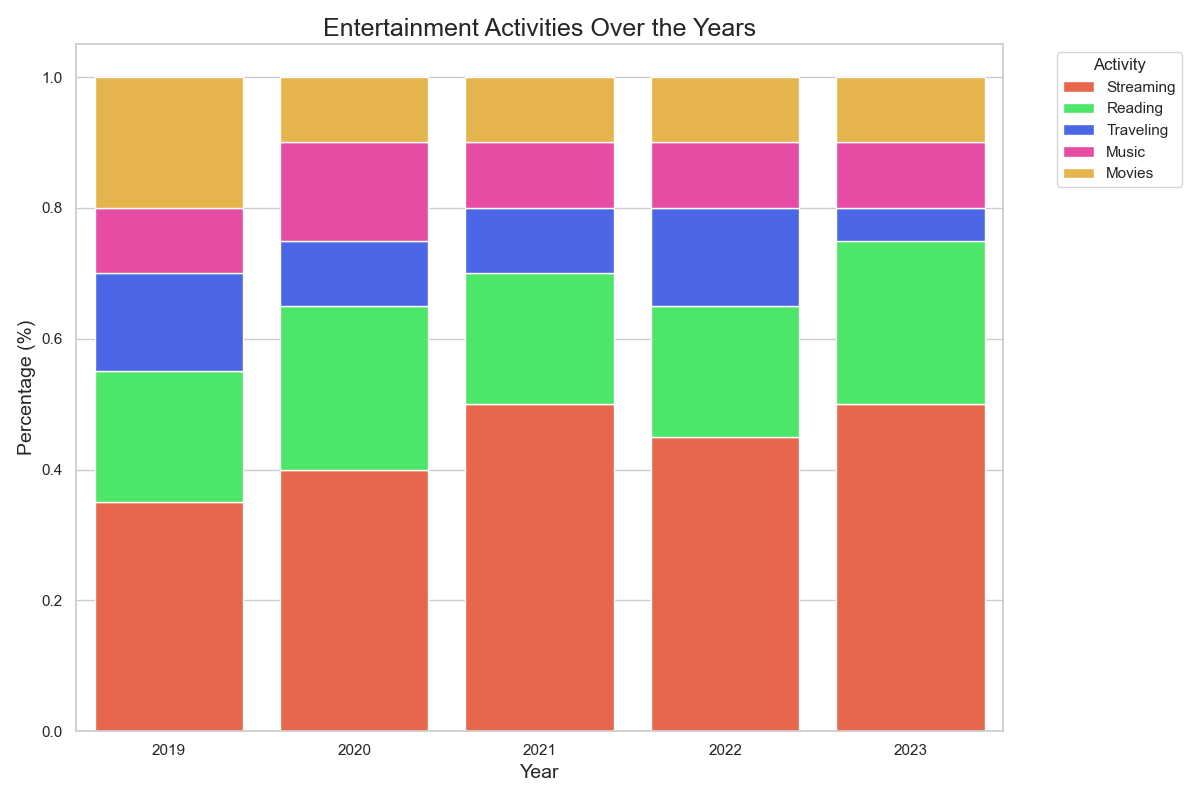

Generate this figure with Python:

import seaborn as sns
import matplotlib.pyplot as plt
import pandas as pd

# Provided data
data = [
    {'Year': 2019, 'Streaming': '35%', 'Reading': '20%', 'Traveling': '15%', 'Music': '10%', 'Movies': '20%'},
    {'Year': 2020, 'Streaming': '40%', 'Reading': '25%', 'Traveling': '10%', 'Music': '15%', 'Movies': '10%'},
    {'Year': 2021, 'Streaming': '50%', 'Reading': '20%', 'Traveling': '10%', 'Music': '10%', 'Movies': '10%'},
    {'Year': 2022, 'Streaming': '45%', 'Reading': '20%', 'Traveling': '15%', 'Music': '10%', 'Movies': '10%'},
    {'Year': 2023, 'Streaming': '50%', 'Reading': '25%', 'Traveling': '5%', 'Music': '10%', 'Movies': '10%'}
]

# Convert the data into a pandas DataFrame
df = pd.DataFrame(data)

# Convert percentage strings to numbers
for col in df.columns[1:]:
    df[col] = df[col].str.rstrip('%').astype('float') / 100

# Reshape the DataFrame from wide to long format
df_long = df.melt(id_vars='Year', var_name='Activity', value_name='Percentage')

# Calculate the bottom position for each bar segment
df_long['Bottom'] = df_long.groupby('Year')['Percentage'].cumsum() - df_long['Percentage']

# Begin plotting
plt.figure(figsize=(12, 8))

# Create a color palette
colors = ['#FF5733', '#33FF57', '#3357FF', '#FF33A6', '#FFBD33']

# Plot each activity
for i, activity in enumerate(df.columns[1:]):
    sns.barplot(
        data=df_long[df_long['Activity'] == activity],
        x='Year',
        y='Percentage',
        color=colors[i],
        label=activity,
        bottom=df_long[df_long['Activity'] == activity]['Bottom'],
        width=0.8
    )

# Additional plot formatting
plt.title('Entertainment Activities Over the Years', fontsize=18)
plt.ylabel('Percentage (%)', fontsize=14)
plt.xlabel('Year', fontsize=14)

# Move the legend outside the plot
plt.legend(title='Activity', bbox_to_anchor=(1.05, 1), loc='upper left')

# Show the plot
plt.tight_layout()
plt.show()
